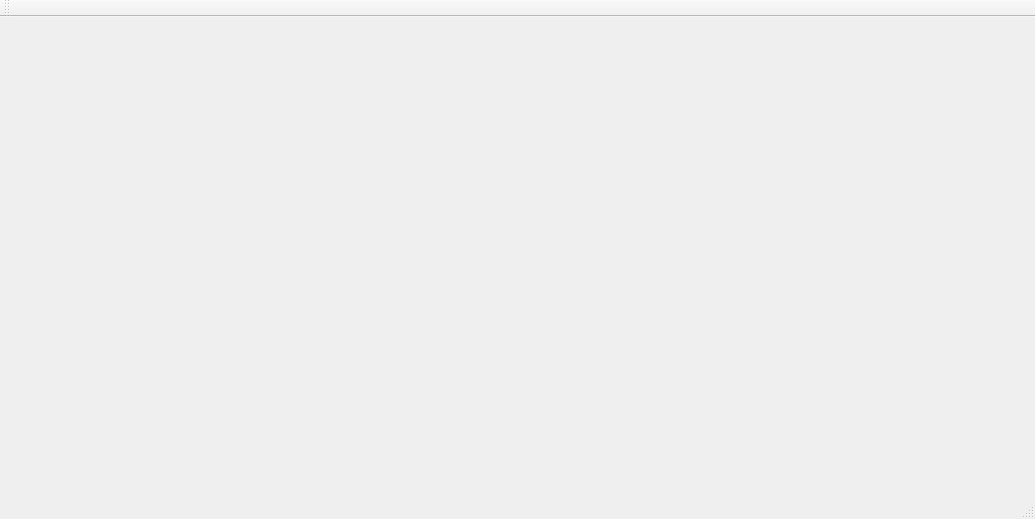
<?xml version="1.0" encoding="UTF-8"?>
<ui version="4.0">
 <class>UBCRMWindow</class>
 <widget class="QMainWindow" name="UBCRMWindow">
  <property name="geometry">
   <rect>
    <x>0</x>
    <y>0</y>
    <width>1035</width>
    <height>519</height>
   </rect>
  </property>
  <property name="windowTitle">
   <string>UBCRMWindow</string>
  </property>
  <widget class="QWidget" name="centralWidget"/>
  <widget class="QMenuBar" name="menuBar">
   <property name="geometry">
    <rect>
     <x>0</x>
     <y>0</y>
     <width>1035</width>
     <height>21</height>
    </rect>
   </property>
  </widget>
  <widget class="QToolBar" name="mainToolBar">
   <attribute name="toolBarArea">
    <enum>TopToolBarArea</enum>
   </attribute>
   <attribute name="toolBarBreak">
    <bool>false</bool>
   </attribute>
  </widget>
  <widget class="QStatusBar" name="statusBar"/>
 </widget>
 <layoutdefault spacing="6" margin="11"/>
 <resources/>
 <connections/>
</ui>
